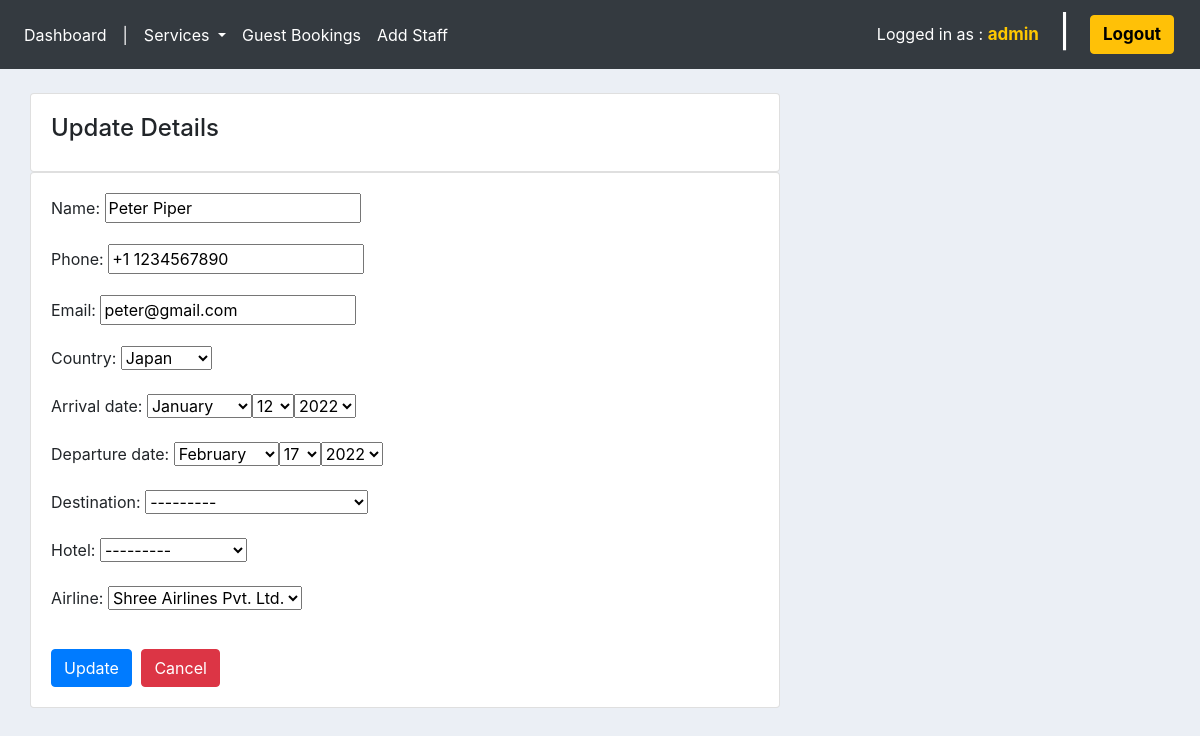
The app's page /update_guest/5/ (signed in), older data.
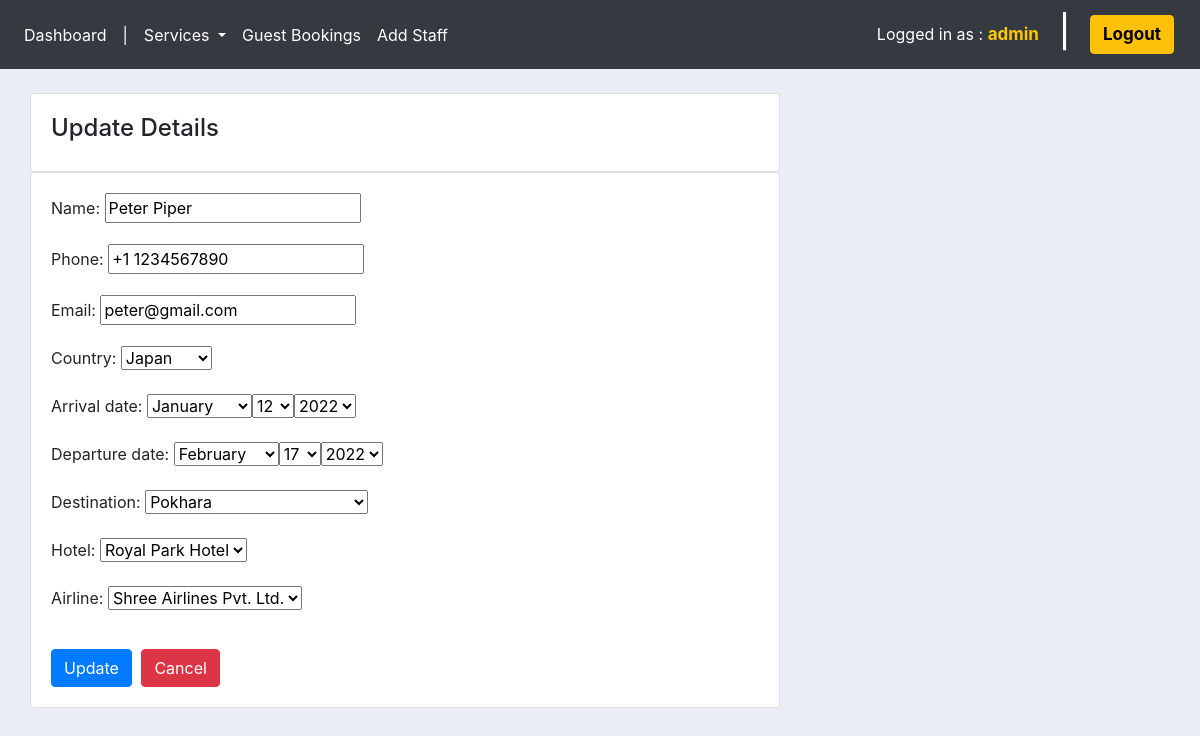
The same page, newer data.
### ums/models.py (models this page shows, shortened)
class Guest(models.Model):
    name = models.CharField(max_length=200, null=True)
    phone = models.CharField(max_length=200, null=True)
    email = models.EmailField(max_length=200, null=True)
    country = models.ForeignKey(Country, null=True, on_delete=models.SET_NULL)
    arrival_date = models.DateField(null=True)
    departure_date = models.DateField(null=True)
    destination = models.ForeignKey(Destination, null=True, on_delete=models.SET_NULL)
    hotel = models.ForeignKey(Hotel, null=True, on_delete=models.SET_NULL)
    airline = models.ForeignKey(Airline, null=True, on_delete=models.SET_NULL)
    date_created = models.DateTimeField(auto_now_add=True, null=True)

### ums/decorators.py (the view)
        def wrapper_func(request, *args, **kwargs):
            group = None
            if request.user.groups.exists():
                group = request.user.groups.all()[0].name
            if group in allowed_roles:
                return view_func(request, *args, **kwargs)
            else:
                return HttpResponse('Unauthorized access as ' + group + '.')

### ums/forms.py
class GuestForm(ModelForm):
    class Meta:
        model = Guest
        fields = '__all__'
        widgets = {
            'arrival_date': SelectDateWidget(),
            'departure_date': SelectDateWidget()
        }

### tour/models.py (called while the page is built)
    def __str__(self):
        return self.destinationName

    def __str__(self):
        return self.airlineName

    def __str__(self):
        return self.hotelName

### ums/models.py (called while the page is built)
    def __str__(self):
        return self.countryName

### ums/views.py (called while the page is built)
@login_required(login_url='login')
@allowed_users(allowed_roles=['admin', 'staff'])
def updateGuest(request, id):
    guest = Guest.objects.get(id=id)
    form = GuestForm(instance=guest)
    if request.method == 'POST':
        form = GuestForm(request.POST, instance=guest)
        if form.is_valid():
            form.save()
            return redirect('guests')
    context = {'form': form}
    return render(request, 'tour/update_form.html', context)

### tour/templates/tour/update_form.html (shortened to what this page needs)
{% extends 'ums/main.html' %}
{% load static %}
{% block content %}
<section class="container-fluid" style="margin-bottom: 5%;">
    <section class="row">
        <section class="col-md-8">
            <div class="card card-body">
                <span>
                    <h4>Update Details</h4>
                </span>
            </div>
            <div class="card card-body">
                <form action="" method="post">
                    {{form.as_p}}
                    <input type="submit" value="Update" class="btn btn-primary" style="margin-top: 15px;">
                    <a href="{% url 'home' %}" class="btn btn-danger" style="margin: 15px 0px 0px 5px;">Cancel</a>
                </form>
            </div>
        </section>
    </section>
</section>
{% endblock %}

Row changes from the older to the newer data that the page shows:
changed Guest "Peter Piper": destination "---------" → "Pokhara"; hotel "---------" → "Royal Park Hotel"
